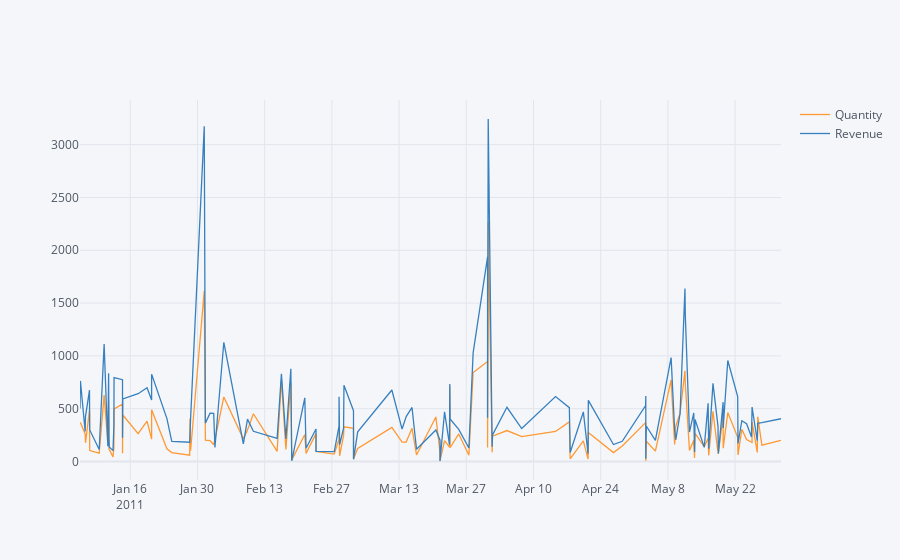

The cell this chart's notebook holds for it:
### Markdown cell above
## 2. Create an interactive line chart showing quantity and revenue sold to France between January 1st and May 31st 2011.

### Code cell
data_filt2 = data[(data['Country'] == 'France') &
     (data['InvoiceDate'] > '2011-01-01') &
     (data['InvoiceDate'] < '2011-06-01')]

agrupado2 = data_filt2[['InvoiceDate','Quantity','Revenue']].groupby(['InvoiceDate']).sum()
agrupado2.iplot(kind='line')
